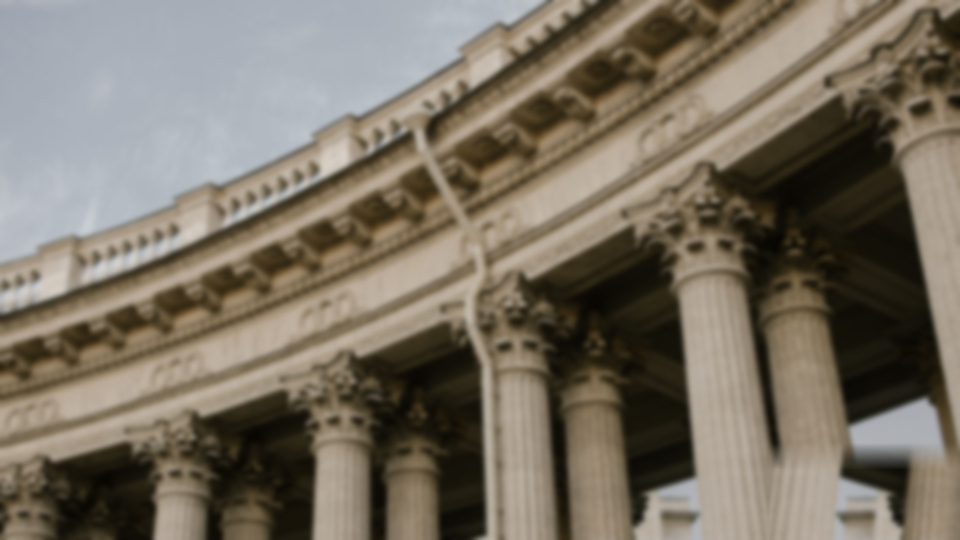
#> input picture assets/bg/court_exterior.jpg, 1920 x 1080 px (shown at 1/2 size)
$ python -i lookalike.py   (imports and definitions only)
#> lines starting #> are read from the running program, lines starting #| are printed output that depends on the picture
"""⭐ 이웃한 두 컷 그림이 **같은 구도로 보이는가** — 값 0원 (그림만 견준다)

⭐⭐⭐ 2026-10-01 손님 승인 — 반려동물 식당 쇼츠에서 가져온 것.
   구도표를 아무리 잘 짜도 그림 모델은 가끔 앞 컷과 거의 같은 화면을 그린다.
   같은 크기 · 같은 자리의 화면이 이어지면 컷이 '툭' 끊겨 보인다.
   → 그림이 나온 뒤 **눈으로 보듯** 이웃 컷끼리 견주고, 너무 닮았으면 그 컷만
     "앞 컷과 다르게" 한 번 다시 그린다 (한 편에 REDRAW_MAX 장까지).

재는 법 — 흑백으로 줄여(36×64) 살짝 흐리게 한 뒤 **밝기 무늬가 얼마나 겹치는가**
   (정규화 상관 · -1~1). 색·밝기 차이는 빼고 **화면 짜임**만 본다.

⚠️ 잣대는 진짜 그림으로 맞췄다 (S93 36장 · 630쌍, 2026-10-01 실측):
     같은 구도(문틀 앞에 선 사람 둘 · 같은 얼굴 클로즈업 둘)  0.58 ~ 0.62
     다른 구도(와이드 장례식장 ↔ 미디엄 인물 등)             0.52 이하
   반려동물 쪽 잣대(밝기 차이 < 20)는 우리 그림에 안 맞았다 — 우리 그림은 다
   어둡고 따뜻한 색이라 **전혀 다른 구도도 25~30** 으로 나와 가를 수가 없었다.
   이웃 컷 S93 최고값은 0.518 이라 옛 대본은 한 장도 안 걸린다 (그날 구도 겹침
   0곳과 맞는다).
"""
from pathlib import Path

SAME = 0.55              # 이 값 이상이면 '같은 구도로 보인다'
REDRAW_MAX = 2           # 한 편에 다시 그리는 그림 수 (장당 약 200원)


def _vec(path):
#> called with path = '../assets/bg/court_exterior.jpg'
    from PIL import Image, ImageFilter
    im = Image.open(path).convert("L").resize((36, 64)).filter(
        ImageFilter.GaussianBlur(1.0))
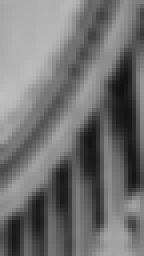
#> im: PIL image 36x64 L (shown 4 times larger); min 16, max 190, mean 113.2
    px = list(im.tobytes())
#> px = 2304 values, max 190 at index 864, min 16 at index 786, mean 113.2
    m = sum(px) / len(px)
#> m = 113.2
    sd = (sum((x - m) ** 2 for x in px) / len(px)) ** 0.5 or 1.0
#> sd = 45.77
    return [(x - m) / sd for x in px]


def likeness(a, b):
    """두 그림의 화면 짜임이 얼마나 닮았는가 (-1 ~ 1). 못 읽으면 None."""
    try:
        x, y = _vec(Path(a)), _vec(Path(b))
    except Exception:                                        # noqa: BLE001
        return None
    return sum(i * j for i, j in zip(x, y)) / len(x)


def same_look(a, b):
    v = likeness(a, b)
    return v is not None and v >= SAME

>>> result = _vec('../assets/bg/court_exterior.jpg')
#> result = 2304 values, max 1.68 at index 864, min -2.12 at index 786, mean -2.47e-17

$ run again, on assets/bg/court_hall.jpg
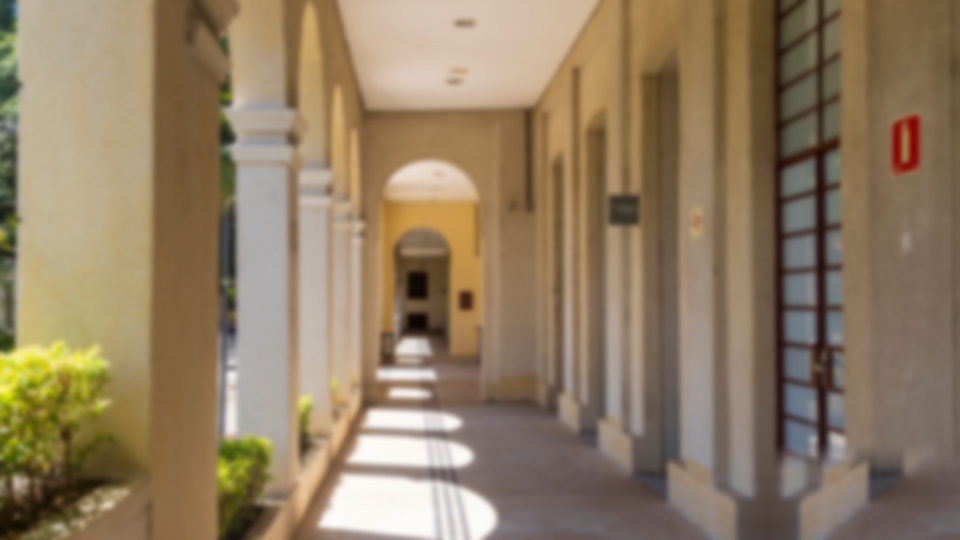
#> input picture assets/bg/court_hall.jpg, 1920 x 1080 px (shown at 1/2 size)
#> in _vec, `im = Image.open(path).convert("L").resize((36, 64)).filter( ImageFilte..`:
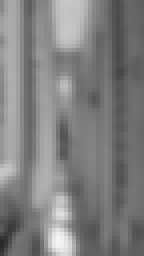
#> im: PIL image 36x64 L (shown 4 times larger); min 40, max 245, mean 127.5
#> px = 2304 values, max 245 at index 2174, min 40 at index 2160, mean 127.5
#> m = 127.5
#> sd = 31.59
#> result = 2304 values, max 3.72 at index 2174, min -2.77 at index 2160, mean 9.25e-17

$ run again, on assets/bg/court_room.jpg
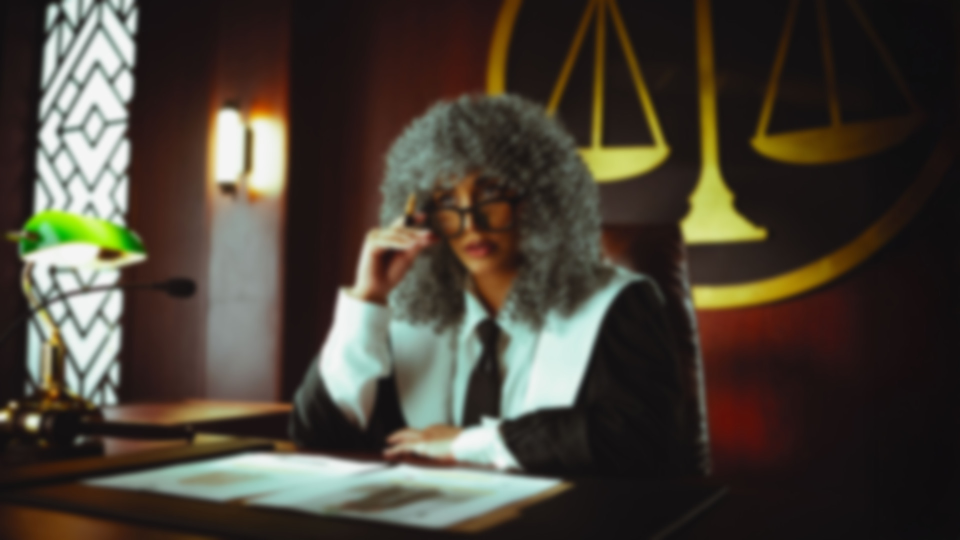
#> input picture assets/bg/court_room.jpg, 1920 x 1080 px (shown at 1/2 size)
#> in _vec, `im = Image.open(path).convert("L").resize((36, 64)).filter( ImageFilte..`:
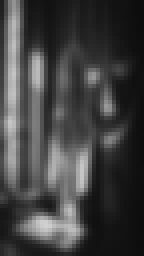
#> im: PIL image 36x64 L (shown 4 times larger); min 13, max 209, mean 65.6
#> px = 2304 values, max 209 at index 2027, min 13 at index 34, mean 65.62
#> m = 65.62
#> sd = 48.17
#> result = 2304 values, max 2.98 at index 2027, min -1.09 at index 34, mean 0

$ run again, on assets/bg/daily_cafe.jpg
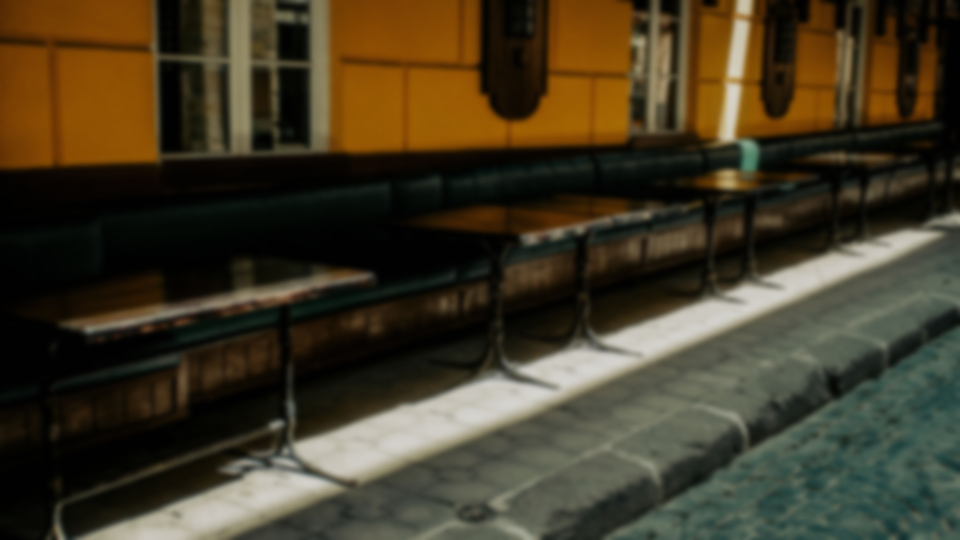
#> input picture assets/bg/daily_cafe.jpg, 1920 x 1080 px (shown at 1/2 size)
#> in _vec, `im = Image.open(path).convert("L").resize((36, 64)).filter( ImageFilte..`:
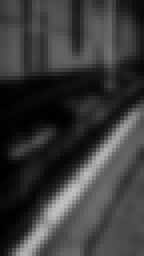
#> im: PIL image 36x64 L (shown 4 times larger); min 1, max 192, mean 57.6
#> px = 2304 values, max 192 at index 1710, min 1 at index 864, mean 57.55
#> m = 57.55
#> sd = 41.9
#> result = 2304 values, max 3.21 at index 1710, min -1.35 at index 864, mean -7.4e-17
